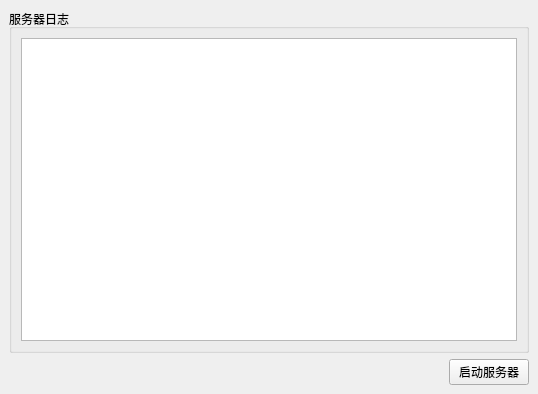
<?xml version="1.0" encoding="UTF-8"?>
<ui version="4.0">
 <class>MainWindow</class>
 <widget class="QMainWindow" name="MainWindow">
  <property name="geometry">
   <rect>
    <x>0</x>
    <y>0</y>
    <width>538</width>
    <height>394</height>
   </rect>
  </property>
  <property name="windowTitle">
   <string>服务器</string>
  </property>
  <widget class="QWidget" name="centralwidget">
   <layout class="QVBoxLayout" name="verticalLayout_2">
    <item>
     <widget class="QGroupBox" name="groupBox">
      <property name="title">
       <string>服务器日志</string>
      </property>
      <layout class="QVBoxLayout" name="verticalLayout">
       <item>
        <widget class="QPlainTextEdit" name="logEdit"/>
       </item>
      </layout>
     </widget>
    </item>
    <item>
     <layout class="QHBoxLayout" name="horizontalLayout">
      <item>
       <spacer name="horizontalSpacer">
        <property name="orientation">
         <enum>Qt::Orientation::Horizontal</enum>
        </property>
        <property name="sizeHint" stdset="0">
         <size>
          <width>40</width>
          <height>20</height>
         </size>
        </property>
       </spacer>
      </item>
      <item>
       <widget class="QPushButton" name="startstopButton">
        <property name="text">
         <string>启动服务器</string>
        </property>
       </widget>
      </item>
     </layout>
    </item>
   </layout>
  </widget>
 </widget>
 <resources/>
 <connections/>
</ui>
